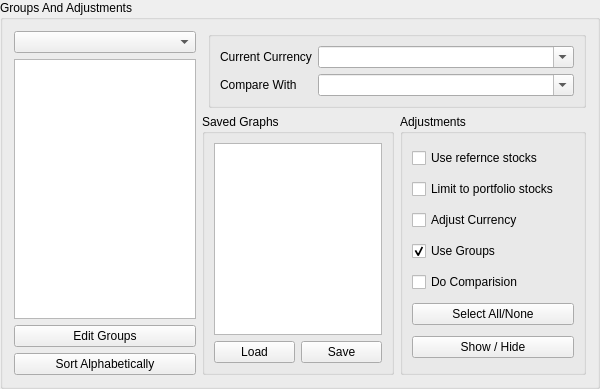
            <widget class="QGroupBox" name="adjust_group">
             <property name="minimumSize">
              <size>
               <width>600</width>
               <height>350</height>
              </size>
             </property>
             <property name="maximumSize">
              <size>
               <width>600</width>
               <height>500</height>
              </size>
             </property>
             <property name="title">
              <string>Groups And Adjustments</string>
             </property>
             <layout class="QHBoxLayout" name="horizontalLayout_5">
              <item>
               <layout class="QVBoxLayout" name="groups_lay_2">
                <item>
                 <widget class="QComboBox" name="categoryCombo"/>
                </item>
                <item>
                 <widget class="QListWidget" name="groups">
                  <property name="minimumSize">
                   <size>
                    <width>0</width>
                    <height>50</height>
                   </size>
                  </property>
                  <property name="maximumSize">
                   <size>
                    <width>300</width>
                    <height>16777215</height>
                   </size>
                  </property>
                 </widget>
                </item>
                <item>
                 <widget class="QPushButton" name="edit_groupBtn">
                  <property name="text">
                   <string>Edit Groups</string>
                  </property>
                 </widget>
                </item>
                <item>
                 <widget class="QPushButton" name="sortGroupsBtn">
                  <property name="toolTip">
                   <string>Sort groups alphabetically</string>
                  </property>
                  <property name="text">
                   <string>Sort Alphabetically</string>
                  </property>
                 </widget>
                </item>
               </layout>
              </item>
              <item>
               <layout class="QGridLayout" name="gridLayout_11">
                <item row="0" column="1" colspan="2">
                 <widget class="QGroupBox" name="currencygroup">
                  <property name="sizePolicy">
                   <sizepolicy hsizetype="Expanding" vsizetype="Preferred">
                    <horstretch>1</horstretch>
                    <verstretch>0</verstretch>
                   </sizepolicy>
                  </property>
                  <layout class="QFormLayout" name="formLayout_9">
                   <item row="0" column="0">
                    <widget class="QLabel" name="label_21">
                     <property name="text">
                      <string>Current Currency</string>
                     </property>
                    </widget>
                   </item>
                   <item row="0" column="1">
                    <widget class="QComboBox" name="home_currency_combo">
                     <property name="toolTip">
                      <string>The currency in which graphs are displayed</string>
                     </property>
                     <property name="editable">
                      <bool>true</bool>
                     </property>
                    </widget>
                   </item>
                   <item row="1" column="0">
                    <widget class="QLabel" name="label_22">
                     <property name="toolTip">
                      <string>The stock to compare with. This stock would be the referenced one in percentage / differnce calculations.</string>
                     </property>
                     <property name="text">
                      <string>Compare With</string>
                     </property>
                    </widget>
                   </item>
                   <item row="1" column="1">
                    <widget class="QComboBox" name="comparebox">
                     <property name="editable">
                      <bool>true</bool>
                     </property>
                     <property name="insertPolicy">
                      <enum>QComboBox::InsertAlphabetically</enum>
                     </property>
                     <property name="sizeAdjustPolicy">
                      <enum>QComboBox::AdjustToContents</enum>
                     </property>
                    </widget>
                   </item>
                  </layout>
                 </widget>
                </item>
                <item row="1" column="2">
                 <widget class="QGroupBox" name="groupBox">
                  <property name="title">
                   <string>Adjustments</string>
                  </property>
                  <layout class="QVBoxLayout" name="checkboxeslay_2">
                   <item>
                    <widget class="QCheckBox" name="usereferncestock">
                     <property name="toolTip">
                      <string>Include reference stock </string>
                     </property>
                     <property name="text">
                      <string>Use refernce stocks</string>
                     </property>
                    </widget>
                   </item>
                   <item>
                    <widget class="QCheckBox" name="limit_to_port">
                     <property name="toolTip">
                      <string>Don't use all the stocks in the groups, but just the stocks in the portfolio</string>
                     </property>
                     <property name="text">
                      <string>Limit to portfolio stocks</string>
                     </property>
                    </widget>
                   </item>
                   <item>
                    <widget class="QCheckBox" name="adjust_currency">
                     <property name="toolTip">
                      <string>&lt;html&gt;&lt;head/&gt;&lt;body&gt;&lt;p&gt;Adjust currency of stocks to usd (won't display its real value). &lt;/p&gt;&lt;p&gt;&lt;br/&gt;&lt;/p&gt;&lt;/body&gt;&lt;/html&gt;</string>
                     </property>
                     <property name="text">
                      <string>Adjust Currency</string>
                     </property>
                    </widget>
                   </item>
                   <item>
                    <widget class="QCheckBox" name="use_groups">
                     <property name="toolTip">
                      <string>Use groups to fill selected stocks list (all stocks in the selected groups). If not, the selected stocks list effects the graph directly. </string>
                     </property>
                     <property name="text">
                      <string>Use Groups</string>
                     </property>
                     <property name="checked">
                      <bool>true</bool>
                     </property>
                    </widget>
                   </item>
                   <item>
                    <widget class="QCheckBox" name="COMPARE">
                     <property name="toolTip">
                      <string>Display graph relative to selected stock</string>
                     </property>
                     <property name="text">
                      <string>Do Comparision</string>
                     </property>
                    </widget>
                   </item>
                   <item>
                    <widget class="QPushButton" name="selectallnone">
                     <property name="toolTip">
                      <string>Selects all groups/None. Use with caution.</string>
                     </property>
                     <property name="text">
                      <string>Select All/None</string>
                     </property>
                    </widget>
                   </item>
                   <item>
                    <widget class="QPushButton" name="showhide">
                     <property name="toolTip">
                      <string>Show/Hide every stock. Should be in the other panel.</string>
                     </property>
                     <property name="text">
                      <string>Show / Hide</string>
                     </property>
                    </widget>
                   </item>
                  </layout>
                 </widget>
                </item>
                <item row="1" column="0" colspan="2">
                 <widget class="QGroupBox" name="savedgraph_group">
                  <property name="title">
                   <string>Saved Graphs</string>
                  </property>
                  <layout class="QGridLayout" name="gridLayout_12">
                   <item row="1" column="1">
                    <widget class="QPushButton" name="save_graph_btn">
                     <property name="toolTip">
                      <string>Saves the current configuration for later use</string>
                     </property>
                     <property name="text">
                      <string>Save</string>
                     </property>
                    </widget>
                   </item>
                   <item row="1" column="0">
                    <widget class="QPushButton" name="load_graph_btn">
                     <property name="toolTip">
                      <string>Load a saved configuration of graph</string>
                     </property>
                     <property name="text">
                      <string>Load</string>
                     </property>
                    </widget>
                   </item>
                   <item row="0" column="0" colspan="2">
                    <widget class="QFrame" name="frame">
                     <layout class="QFormLayout" name="summary_form_2">
                      <property name="horizontalSpacing">
                       <number>0</number>
                      </property>
                      <property name="verticalSpacing">
                       <number>0</number>
                      </property>
                      <property name="leftMargin">
                       <number>0</number>
                      </property>
                      <property name="topMargin">
                       <number>0</number>
                      </property>
                      <property name="rightMargin">
                       <number>0</number>
                      </property>
                      <property name="bottomMargin">
                       <number>0</number>
                      </property>
                      <item row="0" column="1">
                       <widget class="QListWidget" name="graphList"/>
                      </item>
                     </layout>
                    </widget>
                   </item>
                  </layout>
                 </widget>
                </item>
               </layout>
              </item>
             </layout>
            </widget>
